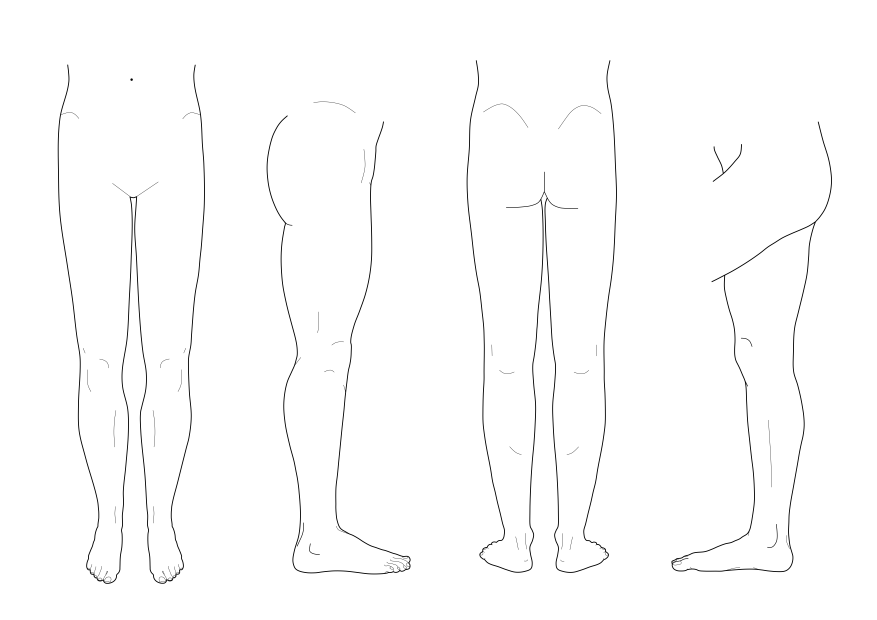
#> input picture anatomy_only_sensory (1).png, 3508 x 2480 px, given as the content of the folder export lumbar vanc/ano_1, which was not available (shown at 1/4 size)
$ jupyter execute mask_overlap_heatmaps.ipynb   (text cells are left out)
#> lines starting #> are read from the running program, lines starting #| are printed output that depends on the picture; after the words box and inside, x2 and y2 are one past the last pixel; in counts of white or black regions, pixels touching at a corner belong together; pictures that were not available may be replaced by others from this repository, and a replacement may not be noted
[cell 1]
# Run this once if your current Jupyter kernel does not already have these packages.
# You can skip it if imports in the next cell work.
# %pip install -r requirements.txt

[cell 2]
from pathlib import Path

import numpy as np
from PIL import Image
import matplotlib.pyplot as plt
from matplotlib import colors
from matplotlib.lines import Line2D

# Folder containing ano_1, ano_2, ano_3, etc.
ROOT = Path("export lumbar vanc")
ANATOMY_OUTLINE = Path("anatomy_only_sensory (1).png")
OUTPUT_DIR = ROOT / "overlap_outputs"
OUTPUT_DIR.mkdir(exist_ok=True)

REGION_PALETTES = {
    "L5S1": ["#ddd6ff", "#bbadff", "#7b61ff", "#441fff", "#2403c9"],
    "L5": ["#b7d7f6", "#6eb0ed", "#1e88e5", "#076cc5", "#044177"],
    "S1": ["#ee95b6", "#e8739e", "#d81b60", "#8c0335", "#660025"],
}

ANO_REGION_MAP = {
    "ano_1": "L5",
    "ano_2": "L5S1",
    "ano_3": "S1",
}


def region_for_folder(folder):
    """Return the anatomical region label assigned to an ano_* folder."""
    return ANO_REGION_MAP.get(Path(folder).name)


def palette_for_folder(folder, fallback="turbo"):
    """Return the color palette assigned to an ano_* folder."""
    region = region_for_folder(folder)
    return REGION_PALETTES.get(region, fallback)

ROOT.resolve()

[cell 3]
def load_binary_masks(folder, threshold=128, mask_color="black"):
    """Load PNG masks from folder as a stack of 2D boolean NumPy arrays.

    Parameters
    ----------
    folder : str or Path
        Folder containing individual subject PNG masks.
    threshold : int
        Pixel values below this threshold are treated as black; values at/above it are white.
    mask_color : {"black", "white"}
        Which color represents the region to count. Use "black" for your current masks.

    Returns
    -------
    stack : np.ndarray
        Boolean array with shape (n_subjects, height, width).
    files : list[Path]
        PNG files included in the stack.
    """
    folder = Path(folder)
    files = sorted(folder.glob("*.png"))

    if not files:
        raise FileNotFoundError(f"No PNG files found in {folder}")

    masks = []
    expected_shape = None

    for file in files:
        image = Image.open(file).convert("L")
        array = np.asarray(image)

        if expected_shape is None:
            expected_shape = array.shape
        elif array.shape != expected_shape:
            raise ValueError(
                f"Image dimensions do not match: {file.name} has {array.shape}, "
                f"expected {expected_shape}"
            )

        if mask_color == "black":
            mask = array < threshold
        elif mask_color == "white":
            mask = array >= threshold
        else:
            raise ValueError('mask_color must be "black" or "white"')

        masks.append(mask)

    return np.stack(masks, axis=0), files


def overlap_values(mask_stack, mode="count"):
    """Convert a boolean mask stack into count or percent overlap values."""
    counts = mask_stack.sum(axis=0).astype(np.float32)

    if mode == "count":
        return counts
    if mode == "percent":
        return counts / mask_stack.shape[0] * 100

    raise ValueError('mode must be "count" or "percent"')


# [63 lines left out: functions resolve_percent_color_range, percent_bin_boundaries, not called in this run]


def make_colormap(cmap="turbo", n_colors=256):
    """Create a Matplotlib colormap from a name, named region palette, or list of colors."""
    if isinstance(cmap, str) and cmap in REGION_PALETTES:
        cmap = REGION_PALETTES[cmap]

    if isinstance(cmap, (list, tuple)):
        return colors.LinearSegmentedColormap.from_list("custom_palette", cmap, N=n_colors)

    return plt.colormaps[cmap]


def with_outside_colors(colormap, outside_range_color="#bdbdbd"):
    """Return a copy of a colormap with under/over-range values set to gray."""
    colormap = colormap.copy()
    colormap.set_under(outside_range_color)
    colormap.set_over(outside_range_color)
    colormap.set_bad((0, 0, 0, 0))
    return colormap


def value_colormap_and_norm(cmap="turbo", vmin=None, vmax=None, discrete_step=None, outside_range_color="#bdbdbd"):
    """Build either a continuous or stepped colormap/norm pair."""
    if discrete_step is None:
        colormap = with_outside_colors(make_colormap(cmap, n_colors=256), outside_range_color=outside_range_color)
        return colormap, colors.Normalize(vmin=vmin, vmax=vmax, clip=False), None

    boundaries = percent_bin_boundaries(vmin, vmax, percent_step=discrete_step)

    n_bins = len(boundaries) - 1
    base_colormap = make_colormap(cmap, n_colors=256)
    discrete_colormap = colors.ListedColormap(base_colormap(np.linspace(0, 1, n_bins)))
    discrete_colormap = with_outside_colors(discrete_colormap, outside_range_color=outside_range_color)
    norm = colors.BoundaryNorm(boundaries, ncolors=n_bins, clip=False)
    return discrete_colormap, norm, boundaries


def values_to_rgba(
    values,
    cmap="turbo",
    vmin=None,
    vmax=None,
    background="transparent",
    discrete_step=None,
    outside_range_color="#bdbdbd",
):
    """Map overlap values to an RGBA image, leaving zero-overlap pixels as background."""
    if vmin is None:
        positive_values = values[values > 0]
        vmin = float(positive_values.min()) if positive_values.size else 0.0
    if vmax is None:
        vmax = float(values.max())

    if vmax <= vmin:
        vmax = vmin + 1

    colormap, norm, _ = value_colormap_and_norm(
        cmap=cmap,
        vmin=vmin,
        vmax=vmax,
        discrete_step=discrete_step,
        outside_range_color=outside_range_color,
    )
    rgba = (colormap(norm(values)) * 255).astype(np.uint8)

    zero_mask = values <= 0
    if background == "transparent":
        rgba[zero_mask, 3] = 0
    elif background == "white":
        rgba[zero_mask] = [255, 255, 255, 255]
    elif background == "black":
        rgba[zero_mask] = [0, 0, 0, 255]
    else:
        raise ValueError('background must be "transparent", "white", or "black"')

    return rgba


def outline_to_rgba(outline_path, target_shape=None, line_color="black", threshold=245, alpha=1.0):
    """Convert a white-background anatomy outline PNG into transparent RGBA line art."""
    outline_path = Path(outline_path)
    gray = np.asarray(Image.open(outline_path).convert("L"), dtype=np.float32)

    if target_shape is not None and gray.shape != tuple(target_shape):
        raise ValueError(
            f"Outline dimensions do not match heatmap: {gray.shape} vs {tuple(target_shape)}"
        )

    alpha = float(np.clip(alpha, 0, 1))
    line_strength = np.clip((threshold - gray) / threshold, 0, 1)
    rgb = (np.array(colors.to_rgb(line_color)) * 255).astype(np.uint8)

    rgba = np.zeros((*gray.shape, 4), dtype=np.uint8)
    rgba[..., :3] = rgb
    rgba[..., 3] = (line_strength * 255 * alpha).astype(np.uint8)
    return rgba


def composite_rgba(base_rgba, overlay_rgba):
    """Alpha-composite overlay_rgba on top of base_rgba."""
    base = Image.fromarray(base_rgba, mode="RGBA")
    overlay = Image.fromarray(overlay_rgba, mode="RGBA")
    return np.asarray(Image.alpha_composite(base, overlay))


# [78 lines left out: functions erode_binary_mask, mask_boundary, get_subject_outline_colors, subject_outlines_to_rgba, subject_label, not called in this run]


def plot_overlap(
    values,
    n_subjects,
    mode="count",
    cmap="turbo",
    vmin=None,
    vmax=None,
    title=None,
    outline_path=None,
    outline_color="black",
    outline_threshold=245,
    outline_alpha=1.0,
    subject_stack=None,
    subject_files=None,
    subject_outlines=False,
    subject_outline_colors=None,
    subject_outline_cmap=None,
    subject_outline_alpha=0.95,
    subject_outline_width=3,
    show_subject_legend=True,
    percent_step=10,
    percent_color_range=None,
    outside_range_color="#bdbdbd",
):
    """Display an overlap heatmap with a colorbar."""
    if mode == "count":
        colorbar_label = "Number of overlapping subject masks"
        if vmin is None:
            vmin = 1
        if vmax is None:
            vmax = n_subjects
    elif mode == "percent":
        colorbar_label = "Subjects overlapping (%)"
        if percent_step is not None:
            colorbar_label = f"Subjects overlapping (%), {percent_step:g}% bins"
        range_vmin, range_vmax = resolve_percent_color_range(values, percent_color_range, percent_step)
        if vmin is None:
            vmin = range_vmin
        if vmax is None:
            vmax = range_vmax
    else:
        raise ValueError('mode must be "count" or "percent"')

    discrete_step = percent_step if mode == "percent" else None
    masked_values = np.ma.masked_where(values <= 0, values)
    value_colormap, value_norm, boundaries = value_colormap_and_norm(
        cmap=cmap,
        vmin=vmin,
        vmax=vmax,
        discrete_step=discrete_step,
        outside_range_color=outside_range_color,
    )

    fig, ax = plt.subplots(figsize=(8, 8))
    image = ax.imshow(masked_values, cmap=value_colormap, norm=value_norm)
    subject_outline_color_values = None
    if subject_outlines:
        if subject_stack is None:
            raise ValueError("subject_stack is required when subject_outlines=True")
        subject_rgba, subject_outline_color_values = subject_outlines_to_rgba(
            subject_stack,
            subject_outline_colors=subject_outline_colors,
            subject_outline_cmap=subject_outline_cmap,
            alpha=subject_outline_alpha,
            width=subject_outline_width,
        )
        ax.imshow(subject_rgba)
    if outline_path is not None:
        outline_rgba = outline_to_rgba(
            outline_path,
            target_shape=values.shape,
            line_color=outline_color,
            threshold=outline_threshold,
            alpha=outline_alpha,
        )
        ax.imshow(outline_rgba)
    ax.set_axis_off()
    if title:
        ax.set_title(title)

    colorbar_extend = "both" if mode == "percent" and percent_color_range is not None else "neither"
    colorbar = fig.colorbar(image, ax=ax, fraction=0.046, pad=0.04, extend=colorbar_extend)
    if boundaries is not None:
        colorbar.set_ticks(boundaries)
    colorbar.set_label(colorbar_label)
    if subject_outlines and show_subject_legend and subject_files is not None:
        handles = [
            Line2D([0], [0], color=color, lw=2, label=subject_label(file))
            for file, color in zip(subject_files, subject_outline_color_values)
        ]
        legend_columns = 1 if len(handles) <= 14 else 2
        ax.legend(
            handles=handles,
            loc="center left",
            bbox_to_anchor=(1.18, 0.5),
            frameon=False,
            fontsize=8,
            ncol=legend_columns,
        )
    plt.show()


def create_overlap_heatmap(
    folder,
    output_path=None,
    mode="count",
    cmap="turbo",
    threshold=128,
    mask_color="black",
    background="transparent",
    outline_path=None,
    outline_color="black",
    outline_threshold=245,
    outline_alpha=1.0,
    subject_outlines=False,
    subject_outline_colors=None,
    subject_outline_cmap=None,
    subject_outline_alpha=0.95,
    subject_outline_width=3,
    show_subject_legend=True,
    percent_step=10,
    percent_color_range=None,
    outside_range_color="#bdbdbd",
    vmin=None,
    vmax=None,
    show=True,
):
    """Create and optionally save a colored overlap heatmap for one mask folder.

    Parameters
    ----------
    folder : str or Path
        Folder containing individual subject PNG masks.
    output_path : str or Path, optional
        Where to save the colored PNG. If None, no file is saved.
    mode : {"count", "percent"}
        Count maps pixel values to subject counts. Percent maps to 0-100% of subjects.
    cmap : str or list
        Matplotlib colormap name, named region palette, or list of hex colors.
    threshold : int
        Pixel threshold for deciding black versus white.
    mask_color : {"black", "white"}
        Which input mask color should be counted as overlap.
    background : {"transparent", "white", "black"}
        Background used for pixels with no overlap in the saved PNG.
    outline_path : str or Path, optional
        Anatomy outline PNG to draw on top of the heatmap.
    outline_color : str
        Matplotlib color for the anatomy lines, such as "black", "white", or "#222222".
    outline_threshold : int
        Pixels darker than this in the outline PNG are treated as line art.
    outline_alpha : float
        Opacity multiplier for the anatomy lines, from 0 to 1.
    subject_outlines : bool
        Whether to draw an outline for every individual subject mask.
    subject_outline_colors : list, optional
        Explicit colors to use for subject outlines, one per subject.
    subject_outline_cmap : str, optional
        Colormap used for subject outline colors. Defaults to gray outlines for every subject. Use "auto" for tab20 up to 20 subjects and hsv above that.
    subject_outline_alpha : float
        Opacity multiplier for subject outlines, from 0 to 1.
    subject_outline_width : int
        Subject outline thickness in pixels.
    show_subject_legend : bool
        Whether to show a color legend mapping outlines to subject file names in notebook display.
    percent_step : float or None
        Percent bin size for percent mode. The default 10 maps 1-10%, >10-20%, etc. to single colors. Use None for a continuous gradient.
    percent_color_range : tuple, "auto", or None
        Percent color range for percent mode. Use `(1, 80)` to stretch the palette over 1-80%, "auto" to use the observed positive range, or None for 0-100%.
    outside_range_color : str
        Color for positive percent values outside `percent_color_range`.
    vmin, vmax : float, optional
        Color scale bounds. Defaults are 1 to n for count mode and 0 to 100 for percent mode.
    show : bool
        Whether to display the heatmap in the notebook.

    Returns
    -------
    dict
        Contains values, raw counts, files, n_subjects, and output_path.
    """
    folder = Path(folder)
    stack, files = load_binary_masks(folder, threshold=threshold, mask_color=mask_color)
#> in load_binary_masks, `mask = array < threshold`:
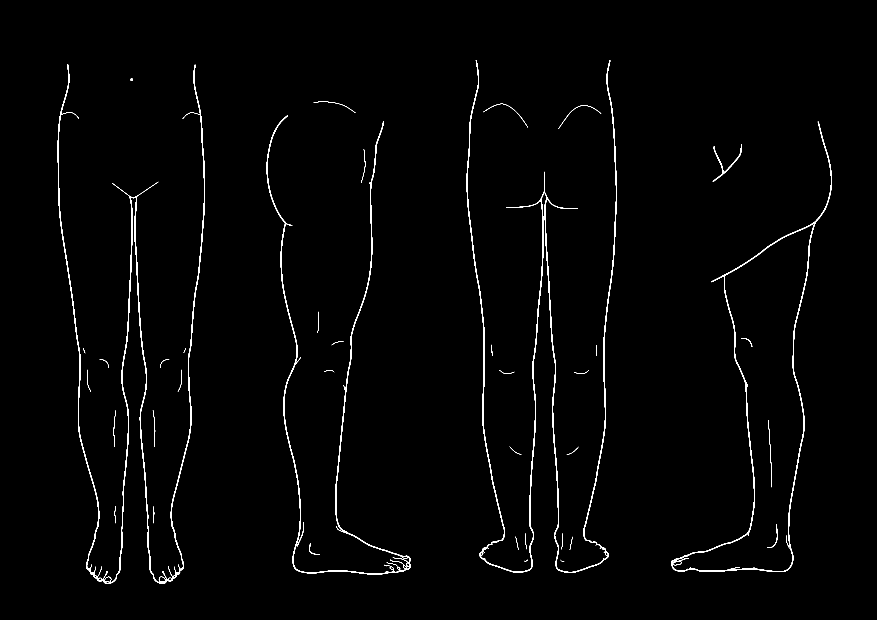
#> mask: shape (2480, 3508) bool (shown at 1/4 size); 1.1% white; 41 white regions (1 under 20 px), largest, box (x1, y1, x2, y2) and area: (1867, 241, 2468, 2291) 27937, (231, 258, 820, 2335) 27855, (1067, 462, 1642, 2298) 16100
#> files = 1 item
    counts = stack.sum(axis=0).astype(np.float32)
    values = overlap_values(stack, mode=mode)
    n_subjects = len(files)
#> n_subjects = 1

    if mode == "count":
        color_vmin = 1 if vmin is None else vmin
        color_vmax = n_subjects if vmax is None else vmax
#> color_vmax = 1
    elif mode == "percent":
        range_vmin, range_vmax = resolve_percent_color_range(values, percent_color_range, percent_step)
        color_vmin = range_vmin if vmin is None else vmin
        color_vmax = range_vmax if vmax is None else vmax
    else:
        raise ValueError('mode must be "count" or "percent"')

    subject_outline_color_values = None
    if subject_outlines:
        subject_outline_color_values = get_subject_outline_colors(
            n_subjects,
            subject_outline_colors=subject_outline_colors,
            subject_outline_cmap=subject_outline_cmap,
        )
    if output_path is not None:
        output_path = Path(output_path)
        output_path.parent.mkdir(parents=True, exist_ok=True)
        rgba = values_to_rgba(
            values,
            cmap=cmap,
            vmin=color_vmin,
            vmax=color_vmax,
            background=background,
            discrete_step=percent_step if mode == "percent" else None,
            outside_range_color=outside_range_color,
        )
#> in values_to_rgba, `vmax = vmin + 1`: vmax = 2
#> in values_to_rgba, `rgba = (colormap(norm(values)) * 255).astype(np.uint8)`:
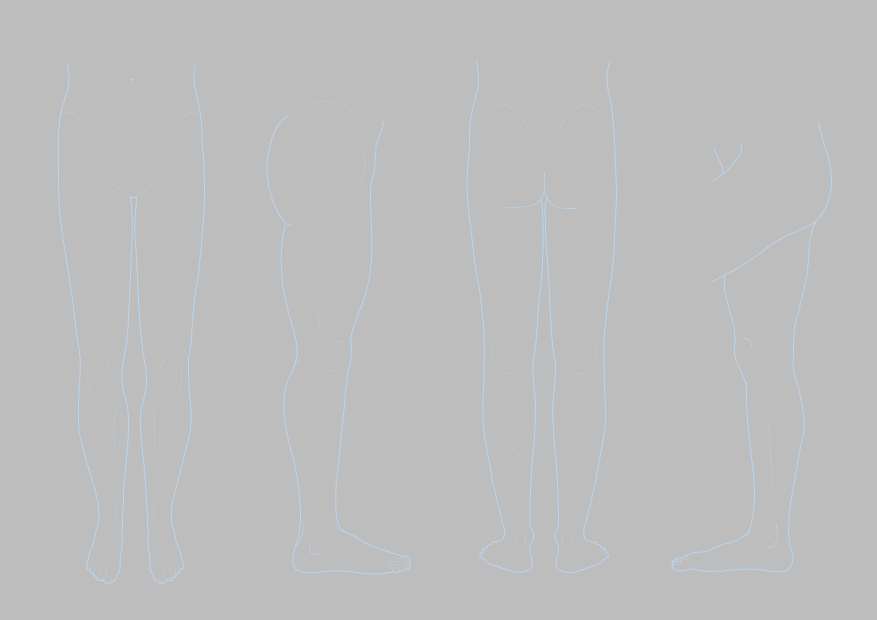
#> rgba: shape (2480, 3508, 4) (shown at 1/4 size); mean of channels 0, 1, 2, 3 188.9, 189.3, 189.6, 255; drawn as R, G, B
#> in values_to_rgba, `rgba[zero_mask, 3] = 0`:
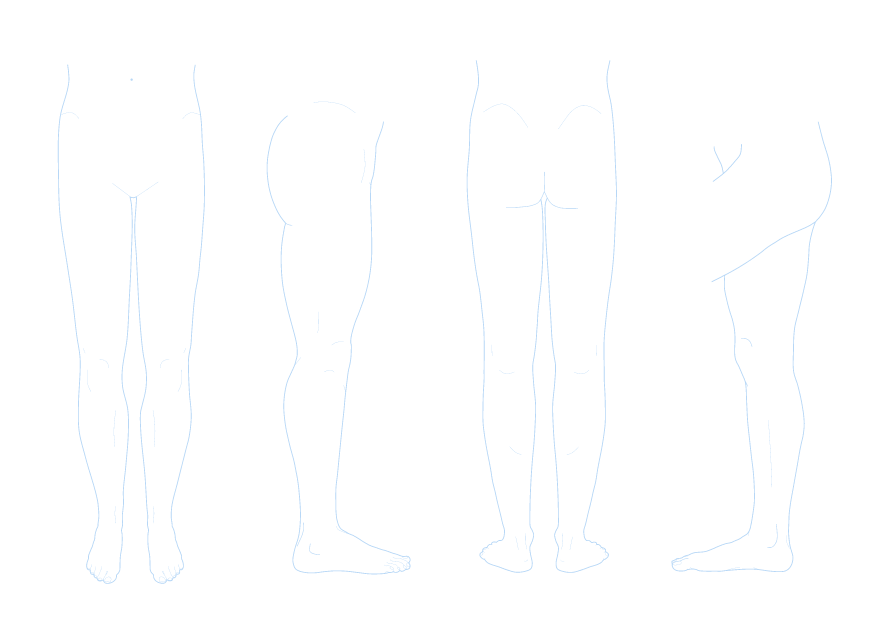
#> rgba: shape (2480, 3508, 4) (shown at 1/4 size); mean of channels 0, 1, 2, 3 188.9, 189.3, 189.6, 2.7; transparent parts drawn white
        if subject_outlines:
            subject_rgba, subject_outline_color_values = subject_outlines_to_rgba(
                stack,
                subject_outline_colors=subject_outline_color_values,
                subject_outline_cmap=subject_outline_cmap,
                alpha=subject_outline_alpha,
                width=subject_outline_width,
            )
            rgba = composite_rgba(rgba, subject_rgba)
        if outline_path is not None:
            outline_rgba = outline_to_rgba(
                outline_path,
                target_shape=values.shape,
                line_color=outline_color,
                threshold=outline_threshold,
                alpha=outline_alpha,
            )
#> in outline_to_rgba, `line_strength = np.clip((threshold - gray) / threshold, 0, 1)`:
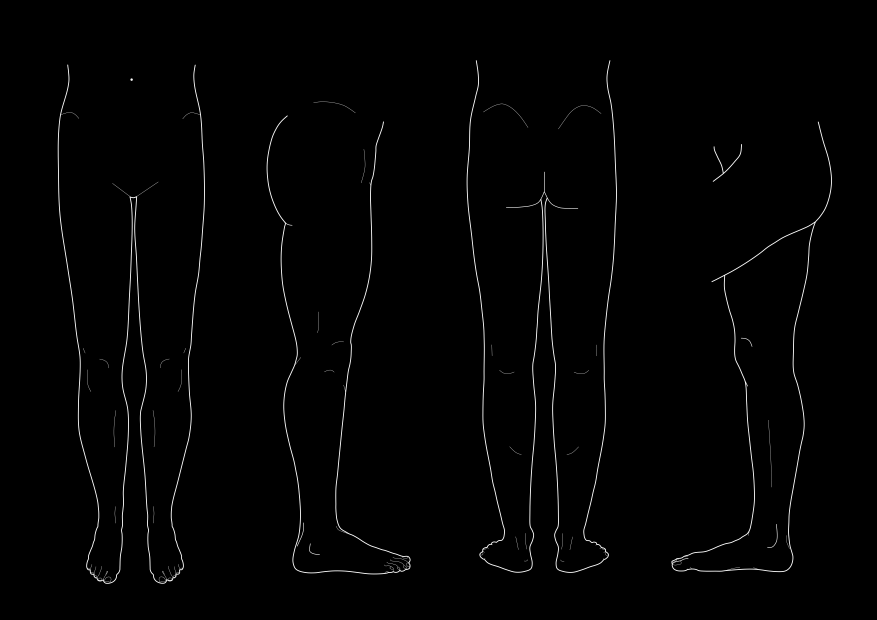
#> line_strength: shape (2480, 3508) float32 (shown at 1/4 size); min 0, max 1, mean 0.0105
            rgba = composite_rgba(rgba, outline_rgba)
        Image.fromarray(rgba, mode="RGBA").save(output_path)

    if show:
        plot_overlap(
            values,
            n_subjects=n_subjects,
            mode=mode,
            cmap=cmap,
            vmin=color_vmin,
            vmax=color_vmax,
            title=f"{folder.name}: {mode} overlap, n={n_subjects}",
            outline_path=outline_path,
            outline_color=outline_color,
            outline_threshold=outline_threshold,
            outline_alpha=outline_alpha,
            subject_stack=stack,
            subject_files=files,
            subject_outlines=subject_outlines,
            subject_outline_colors=subject_outline_color_values,
            subject_outline_cmap=subject_outline_cmap,
            subject_outline_alpha=subject_outline_alpha,
            subject_outline_width=subject_outline_width,
            show_subject_legend=show_subject_legend,
            percent_step=percent_step,
            percent_color_range=percent_color_range,
            outside_range_color=outside_range_color,
        )
#> in plot_overlap, `plt.show()`:
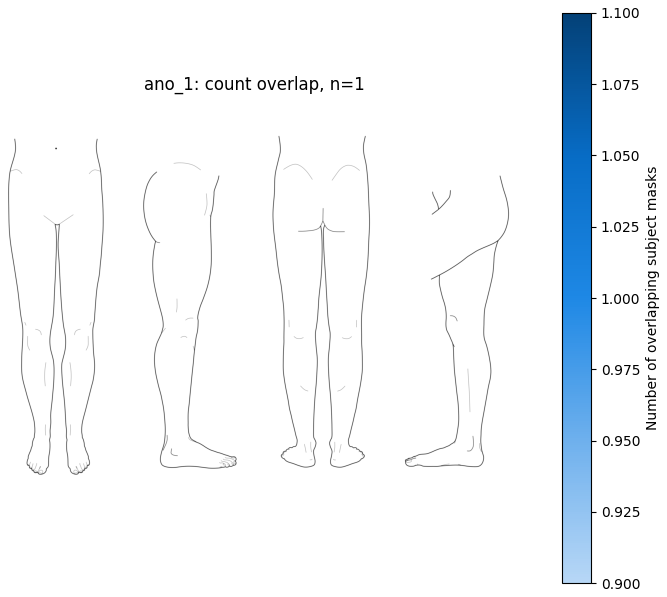
#> figure drawn by matplotlib, 2 panels

    return {
        "values": values,
        "counts": counts,
        "files": files,
        "n_subjects": n_subjects,
        "output_path": output_path,
        "percent_color_range": (color_vmin, color_vmax) if mode == "percent" else None,
        "outline_path": outline_path,
        "subject_outline_color_key": None if subject_outline_color_values is None else {
            subject_label(file): colors.to_hex(color)
            for file, color in zip(files, subject_outline_color_values)
        },
    }

[cell 4]
result_ano_1 = create_overlap_heatmap(
    ROOT / "ano_1",
    output_path=OUTPUT_DIR / "ano_1_overlap_count_with_outline.png",
    mode="count",
    cmap=palette_for_folder(ROOT / "ano_1"),
    background="transparent",
    outline_path=ANATOMY_OUTLINE,
    outline_color="black",
    outline_alpha=1.0,
)
#> result_ano_1 = 8 items

result_ano_1["output_path"]
